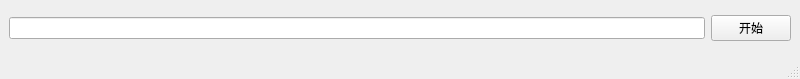
<?xml version="1.0" encoding="UTF-8"?>
<ui version="4.0">
 <class>MainWindow</class>
 <widget class="QMainWindow" name="MainWindow">
  <property name="geometry">
   <rect>
    <x>0</x>
    <y>0</y>
    <width>800</width>
    <height>79</height>
   </rect>
  </property>
  <property name="windowTitle">
   <string>MainWindow</string>
  </property>
  <widget class="QWidget" name="centralwidget">
   <layout class="QHBoxLayout" name="horizontalLayout">
    <item>
     <widget class="QLineEdit" name="lineEdit"/>
    </item>
    <item>
     <widget class="QPushButton" name="btn_Push">
      <property name="text">
       <string>开始</string>
      </property>
     </widget>
    </item>
   </layout>
  </widget>
  <widget class="QMenuBar" name="menubar">
   <property name="geometry">
    <rect>
     <x>0</x>
     <y>0</y>
     <width>800</width>
     <height>17</height>
    </rect>
   </property>
  </widget>
  <widget class="QStatusBar" name="statusbar"/>
 </widget>
 <resources/>
 <connections/>
</ui>
